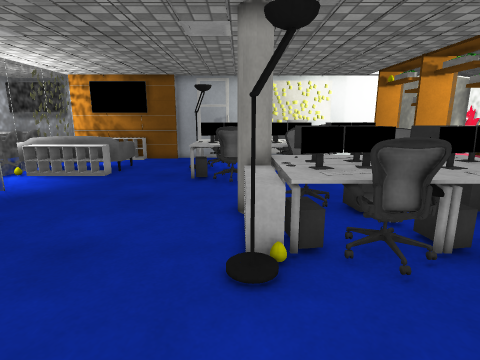
[1] (above)

24 first-person views from a walk through a Unity game level. The camera is 1.3 m above the floor, tilts 12° down and sees 80° across. The floor is counted in squares, 0.45 m on a side. Each view is taken from the middle of a square. On the plan, view 1 faces up. The plan holds only what a view shows up to about 20 squares ahead; the rest is blank. The place goes on beyond the plan. The player is left out. Surface patterns are stand-ins for the level's own textures.

[2]
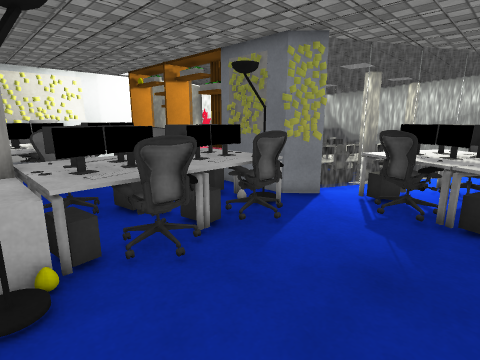

[3]
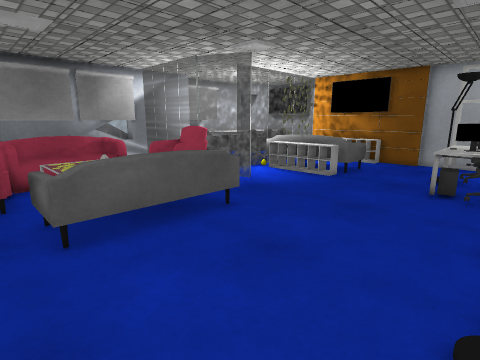

[4]
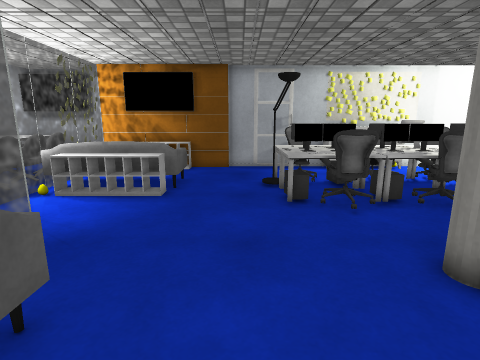

[5]
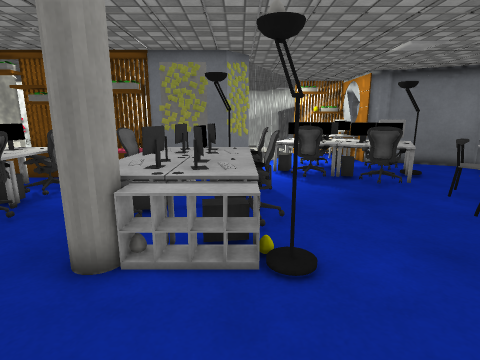

[6]
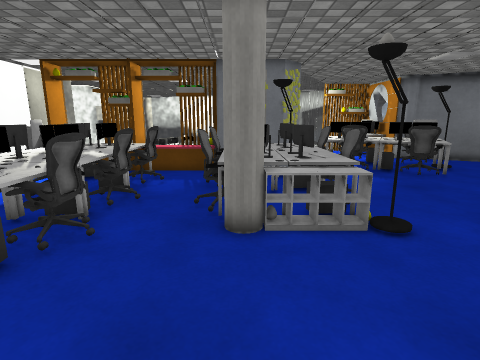

[7]
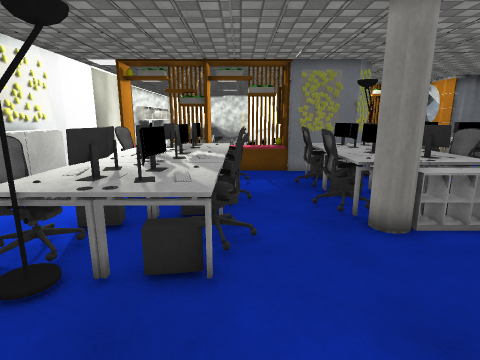

[8]
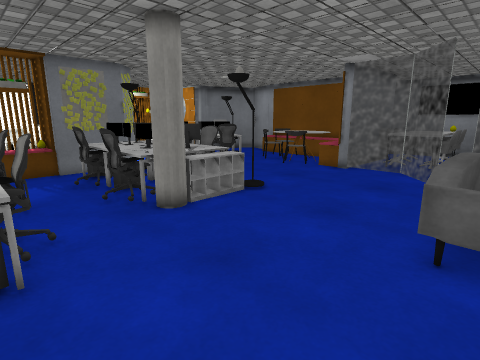

[9]
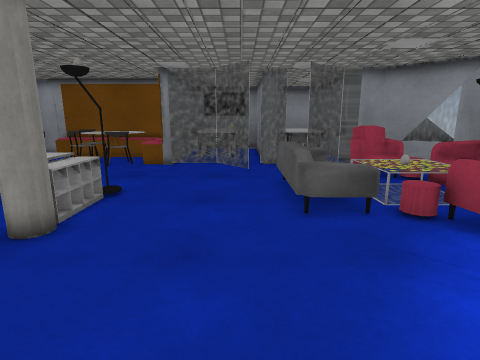

[10]
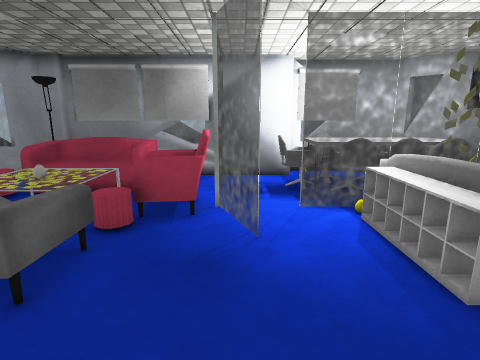

[11]
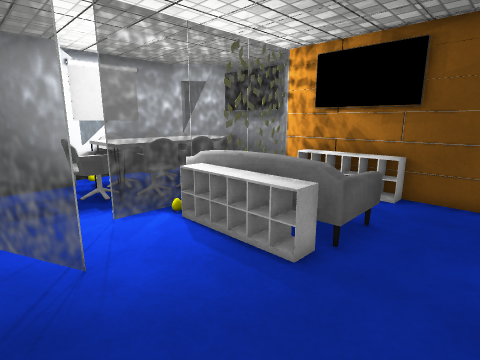

[12]
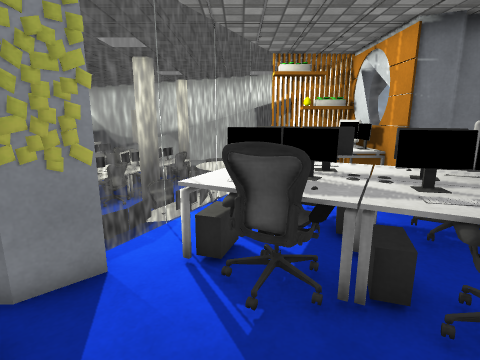

[13]
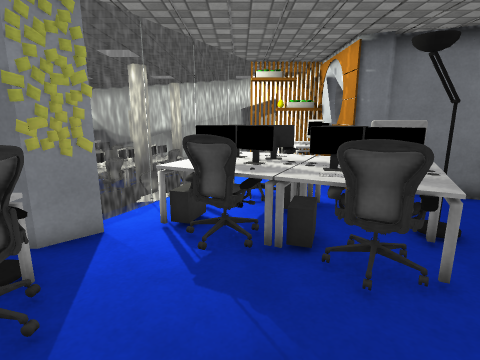

[14]
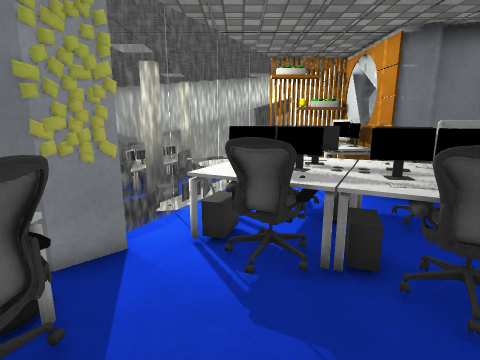

[15]
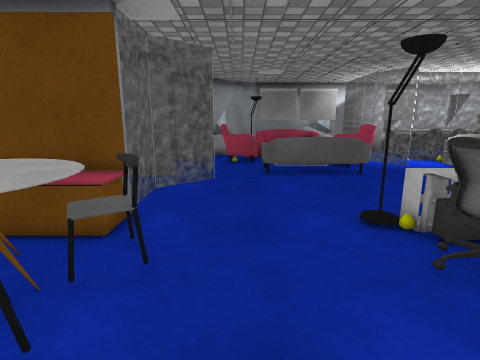

[16]
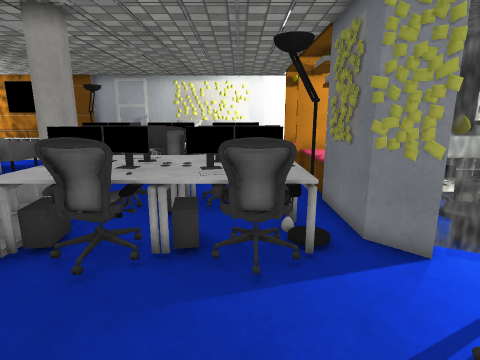

[17]
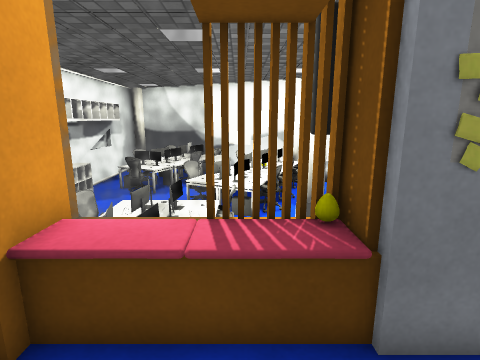

[18]
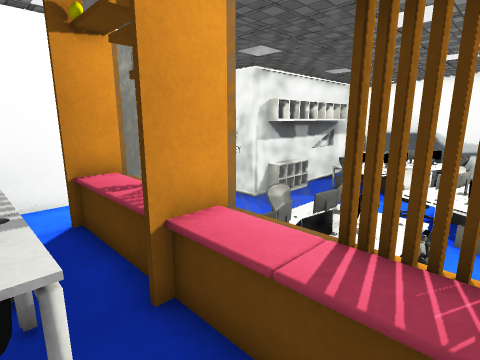

[19]
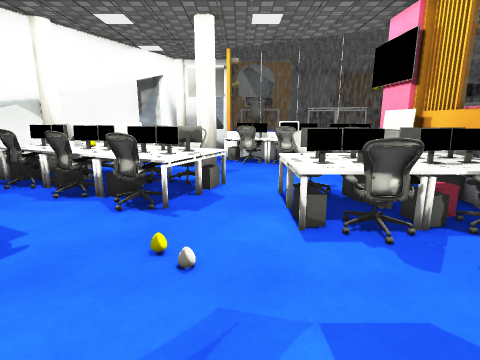

[20]
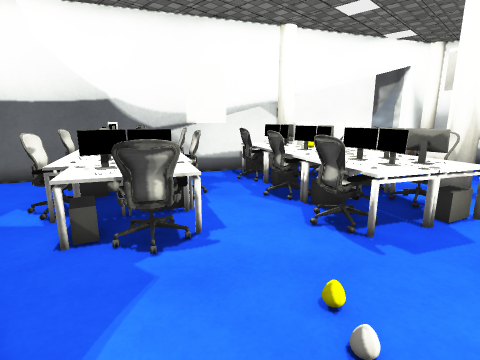

[21]
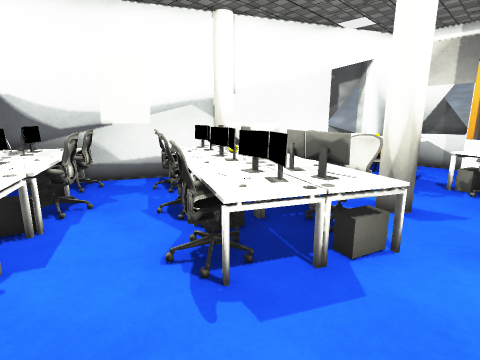

[22]
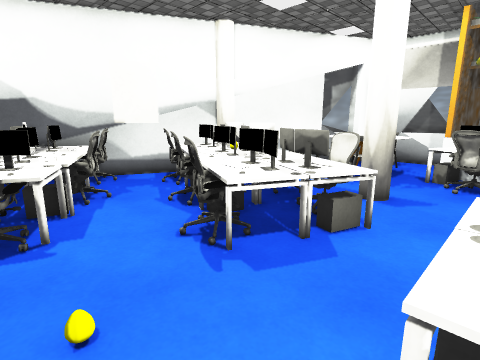

[23]
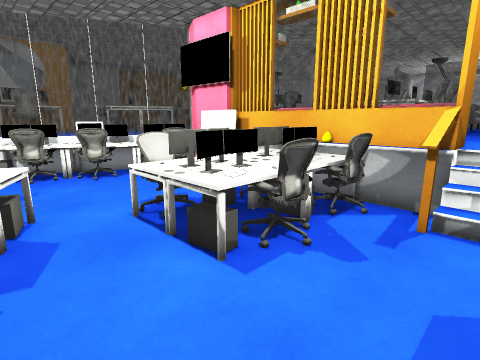

[24]
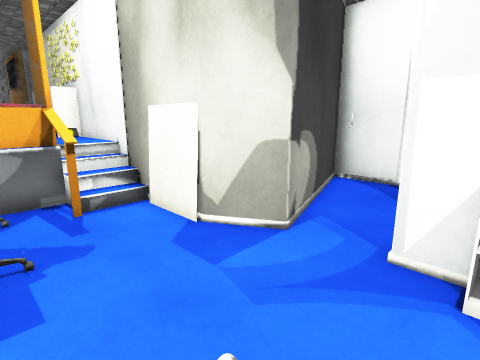

### Floor plan
Key: @ floor where view 1 was taken; # wall or solid block; . main floor; - floor 0.25 m lower than the main floor; : floor 0.5 m higher than the main floor; + floor 0.75 m higher than the main floor; _ floor 1 m lower than the main floor; / step, stairs or slope; = window, fence, low wall or low ledge; ^ raised ledge; v drop or lower ground; C chair; E desk; L lamp; K keyboard; P pillar; G egg; W whiteboard; M monitor; S sofa; T table; O other object.
Columns run from 19 left of view 1 to 34 right of it. Each row starts with its distance up from view 1.
 31                                   ####
 30                                   #___
 29                                   ##___
 28                                    #___
 27                                    #___
 26                                    ##__
 25                                     #__#
 24                                     #__#
 23   #####                             #__#######
 22   ########## #######W^###########WW##____^^^^__
 21 ###.   ######  .....^^^^O=...///_____________E__O____
 20 ##.    =   ..........   ....###=#___________OOEEEE___
 19 #.OTTCC= ...................^^###__________OEOOOOOOOO
 18 #.OTT##=//// ....EEE.OOOEEE.^^#O__OO____G___EM E  O  v
 17 #.CTT #=/////....LOOEOOEE  .^^#EEEEEE_______EEOOOOOO #
 16 ^.CTT##= ////....LO EEEEEOO.#OOOOEEOO_________EEE  O##
 15 ^OCT##CO/+++=....EOOEOOEOOE.##OOOEOOE___EEO____OEOOO#
 14 ##CC##.=.........KKEEOOEOOE.^^EOEE EE___EKKEOO___OEE#
 13  #.CCC...........EEEEEEEEEE.^^#OEEOOE__EMMOEEE_____##
 12  #..........................^^# O__OO__EOMMOOOEEO_##
 11  #..... ==..................^G   ______EOOEEOOEOOE#
 10  #=====C#...........EEEEEEE.##W  _______OEEOOOOOOE#
  9  # ...OO=..........PPOOEEOOE###  _______P_OE   OO##
  8  #    CO //.=......PP OEOEEE# ##O______PP__     P#
  7  #S   ..///:=......^EOOEOOLL# G^ O_________   OO##
  6  #S   ::://:=......^GKKEOOEL##MOOOEEO___OOO    ##
  5  #    :: //:=......LGOOO.OO..   = OOEEO__OTTO  #
  4  #   /::://:=................EEE  # EE ETTTTO  #
  3  ### //////:=...............OOOEEE  #-OET     #
  2  #LSS####.S.S...............EOMOEE..#= __OOO  #
  1  ## ..C #...................EEM OO...  #_vO  ##
  0   ##..COO....#.....@......OEKOMOEO.E EO#__   ##
 -1    ##    ==...=......CC...OEKOOE...EOOE#__O  #
 -2     ##### #=###==###^CCTCC.EOEOE.  EEE##___P#
 -3            ##  #####^TTTCC..ELEO.#### #####P
 -4                    #^TTTTO       ######  ##

Positions as (right, up) in squares from view 1, and headings:
1: (0, 0), facing up
2: (0, 0), facing up-right
3: (0, 1), facing up-left
4: (-4, 4), facing up
5: (-5, 6), facing right
6: (-7, 9), facing right
7: (-7, 13), facing right
8: (-8, 14), facing down-right
9: (-5, 16), facing down
10: (-3, 11), facing left
11: (-4, 10), facing up-left
12: (5, 3), facing right
13: (3, 2), facing right
14: (4, 3), facing right
15: (8, 1), facing left
16: (6, 0), facing up
17: (6, 12), facing right
18: (7, 11), facing up-right
19: (19, 24), facing down
20: (19, 22), facing down-right
21: (18, 18), facing down-right
22: (17, 19), facing down-right
23: (21, 21), facing down-left
24: (22, 17), facing up-left
